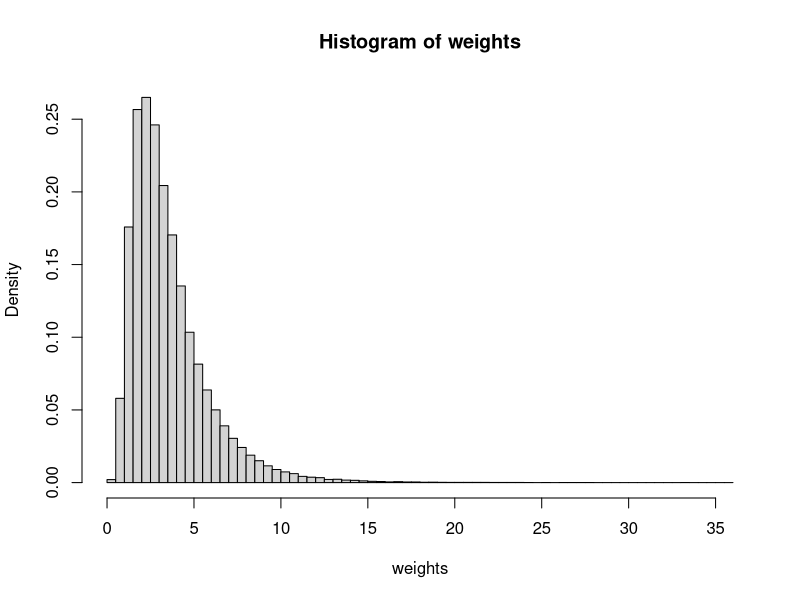
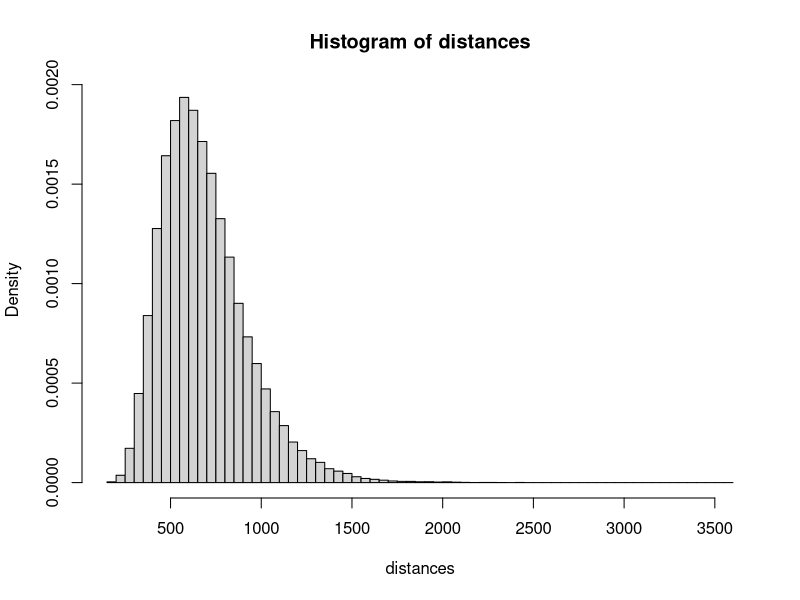

These figures' R source, in order: (Note: this script raises an error after producing the figures.)
# Source code for the creation of the benchmark.csv file

# Parameters of the simulation
n <- 100000
x <- matrix(runif(4*n),ncol = 4,byrow = TRUE)

# Generate weights with a LogNormal distribution
mu1 <- log(3000)
sigma1 <- log(1.8)
exp(mu1+sigma1**2/2)
exp(2*mu1+4*sigma1**2/2)-exp(mu1+sigma1**2/2)**2
weights <- round(qlnorm(x[,1],mu1,sigma1)/1000,3)
hist(weights,breaks = 100,freq=FALSE)
mean(weights)
max(weights)

# Generate the errors on the weights
weightsTarifParam <- 0.7
weightsPrice <- weightsTarifParam*weights
weightsError <- pnorm((x[,3]-0.5)*sqrt(12))*sd(weights)*weightsTarifParam
weightsFinalPrice <- weightsPrice + weightsError
mean(weightsFinalPrice)
var(weightsFinalPrice)

# Generate the distance with a LogNormal distribution
# routesCanada
# routesIATA <- cbind(paste(routesCanada$sourceAirport),paste(routesCanada$destinationAirport))
# routesDistance <- apply(routesIATA, 1, function(x) airportsDist(x[1],x[2])$value)
# max(routesDistance)
# mean(routesDistance)
mu2 <- log(650)
sigma2 <- log(1.4)
(distances <- round(qlnorm(x[,2],mu2,sigma2)))
hist(distances,breaks = 100,freq=FALSE)
mean(distances)
max(distances)

# Generate the errors on the distances
distancesTarifParam <- 0.0275
distancesPrice <- distancesTarifParam*distances
distancesError <- pnorm((x[,3]-0.5)*sqrt(12))*sd(distances)*distancesTarifParam
distancesFinalPrice <- distancesPrice + distancesError
mean(distancesFinalPrice)
var(distancesFinalPrice)

# Generate total price
baseCost <- 5
#taxRate <- sum(table(airportsCanada$province)*as.numeric(paste(taxRates$taxRate)))/length(airportsCanada$province)
taxRate <- 1.082408
profitMargin <- 1.15
(totalCost <- round((baseCost + weightsFinalPrice + distancesFinalPrice)*profitMargin*taxRate,2))
mean(totalCost)
var(totalCost)
max(totalCost)
min(totalCost)

# Export to csv format
(dataExport <- cbind(weights,distances,totalCost))
colnames(dataExport) <- c("Poids (Kg)","Distance (Km)","Prix (CAD $)")
write.csv(dataExport,paste(path,"/Reference/benchmark.csv",sep=''),row.names = FALSE)
